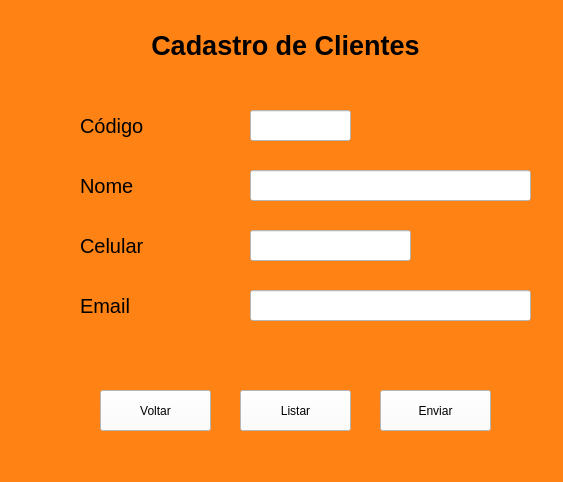
<?xml version="1.0" encoding="UTF-8"?>
<ui version="4.0">
 <class>MainWindow</class>
 <widget class="QMainWindow" name="MainWindow">
  <property name="geometry">
   <rect>
    <x>0</x>
    <y>0</y>
    <width>563</width>
    <height>482</height>
   </rect>
  </property>
  <property name="windowTitle">
   <string>MainWindow</string>
  </property>
  <property name="styleSheet">
   <string notr="true">background-color:rgb(255, 130, 20)</string>
  </property>
  <widget class="QWidget" name="centralwidget">
   <widget class="QLabel" name="label">
    <property name="geometry">
     <rect>
      <x>20</x>
      <y>30</y>
      <width>531</width>
      <height>31</height>
     </rect>
    </property>
    <property name="font">
     <font>
      <pointsize>20</pointsize>
      <weight>75</weight>
      <bold>true</bold>
     </font>
    </property>
    <property name="whatsThis">
     <string>&lt;html&gt;&lt;head/&gt;&lt;body&gt;&lt;p align=&quot;center&quot;&gt;&lt;br/&gt;&lt;/p&gt;&lt;/body&gt;&lt;/html&gt;</string>
    </property>
    <property name="text">
     <string>Cadastro de Clientes</string>
    </property>
    <property name="alignment">
     <set>Qt::AlignCenter</set>
    </property>
   </widget>
   <widget class="QLabel" name="label_2">
    <property name="geometry">
     <rect>
      <x>80</x>
      <y>110</y>
      <width>81</width>
      <height>31</height>
     </rect>
    </property>
    <property name="font">
     <font>
      <pointsize>15</pointsize>
     </font>
    </property>
    <property name="text">
     <string>Código</string>
    </property>
   </widget>
   <widget class="QLabel" name="label_3">
    <property name="geometry">
     <rect>
      <x>80</x>
      <y>170</y>
      <width>81</width>
      <height>31</height>
     </rect>
    </property>
    <property name="font">
     <font>
      <pointsize>15</pointsize>
     </font>
    </property>
    <property name="text">
     <string>Nome</string>
    </property>
   </widget>
   <widget class="QLabel" name="label_4">
    <property name="geometry">
     <rect>
      <x>80</x>
      <y>230</y>
      <width>81</width>
      <height>31</height>
     </rect>
    </property>
    <property name="font">
     <font>
      <pointsize>15</pointsize>
     </font>
    </property>
    <property name="text">
     <string>Celular</string>
    </property>
   </widget>
   <widget class="QLabel" name="label_5">
    <property name="geometry">
     <rect>
      <x>80</x>
      <y>290</y>
      <width>81</width>
      <height>31</height>
     </rect>
    </property>
    <property name="font">
     <font>
      <pointsize>15</pointsize>
     </font>
    </property>
    <property name="text">
     <string>Email</string>
    </property>
   </widget>
   <widget class="QLineEdit" name="lineEdit">
    <property name="geometry">
     <rect>
      <x>250</x>
      <y>110</y>
      <width>101</width>
      <height>31</height>
     </rect>
    </property>
    <property name="styleSheet">
     <string notr="true">background-color: rgb(255, 255, 255);</string>
    </property>
   </widget>
   <widget class="QLineEdit" name="lineEdit_2">
    <property name="geometry">
     <rect>
      <x>250</x>
      <y>170</y>
      <width>281</width>
      <height>31</height>
     </rect>
    </property>
    <property name="styleSheet">
     <string notr="true">background-color: rgb(255, 255, 255);</string>
    </property>
   </widget>
   <widget class="QLineEdit" name="lineEdit_3">
    <property name="geometry">
     <rect>
      <x>250</x>
      <y>230</y>
      <width>161</width>
      <height>31</height>
     </rect>
    </property>
    <property name="styleSheet">
     <string notr="true">background-color: rgb(255, 255, 255);</string>
    </property>
    <property name="text">
     <string/>
    </property>
   </widget>
   <widget class="QLineEdit" name="lineEdit_4">
    <property name="geometry">
     <rect>
      <x>250</x>
      <y>290</y>
      <width>281</width>
      <height>31</height>
     </rect>
    </property>
    <property name="styleSheet">
     <string notr="true">background-color: rgb(255, 255, 255);</string>
    </property>
   </widget>
   <widget class="QPushButton" name="pushButton">
    <property name="geometry">
     <rect>
      <x>380</x>
      <y>390</y>
      <width>111</width>
      <height>41</height>
     </rect>
    </property>
    <property name="styleSheet">
     <string notr="true">background-color: rgb(255, 255, 255);</string>
    </property>
    <property name="text">
     <string>Enviar</string>
    </property>
   </widget>
   <widget class="QPushButton" name="pushButton_2">
    <property name="geometry">
     <rect>
      <x>100</x>
      <y>390</y>
      <width>111</width>
      <height>41</height>
     </rect>
    </property>
    <property name="styleSheet">
     <string notr="true">background-color: rgb(255, 255, 255);</string>
    </property>
    <property name="text">
     <string>Voltar</string>
    </property>
   </widget>
   <widget class="QPushButton" name="pushButton_3">
    <property name="geometry">
     <rect>
      <x>240</x>
      <y>390</y>
      <width>111</width>
      <height>41</height>
     </rect>
    </property>
    <property name="styleSheet">
     <string notr="true">background-color: rgb(255, 255, 255);</string>
    </property>
    <property name="text">
     <string>Listar</string>
    </property>
   </widget>
  </widget>
  <widget class="QMenuBar" name="menubar">
   <property name="geometry">
    <rect>
     <x>0</x>
     <y>0</y>
     <width>563</width>
     <height>21</height>
    </rect>
   </property>
  </widget>
  <widget class="QStatusBar" name="statusbar"/>
 </widget>
 <resources/>
 <connections/>
</ui>
